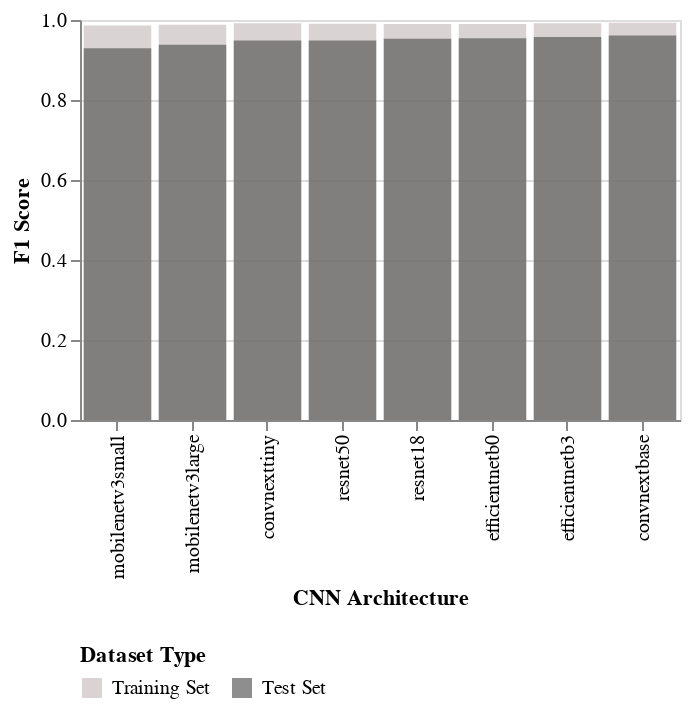

Notebook code cell kept with this figure:
### Code cell
overall_chart = compare_train_test_scores(
    analysis_df,
    'macro_avg',
    y_axis_range = [0., 1.0],
    chart_title='',
    chart_width=300,
    chart_height=200
)
overall_chart

### Figure 1 — Vega-Lite specification as saved in the notebook (floating-point values rounded to 4 significant figures; data arrays with more than 128 entries replaced by an {"elided": "..."} marker saying what was removed)
{"config": {"view": {"continuousWidth": 300, "continuousHeight": 300}}, "layer": [{"mark": {"type": "bar", "opacity": 0.65}, "encoding": {"x": {"field": "model_arch", "sort": ["mobilenetv3small", "mobilenetv3large", "convnexttiny", "resnet50", "resnet18", "efficientnetb0", "efficientnetb3", "convnextbase"], "title": "CNN Architecture", "type": "nominal"}, "y": {"field": "results", "scale": {"domain": [0.0, 1.0]}, "stack": null, "title": "F1 Score", "type": "quantitative"}}, "transform": [{"filter": "(((datum.metric_name === 'f1') && (datum.dataset_config === 'config1')) && (datum.label_name === 'macro_avg'))"}, {"filter": "(datum.dataset_type === 'train')"}]}, {"mark": {"type": "bar", "opacity": 0.65}, "encoding": {"x": {"field": "model_arch", "sort": ["mobilenetv3small", "mobilenetv3large", "convnexttiny", "resnet50", "resnet18", "efficientnetb0", "efficientnetb3", "convnextbase"], "title": "CNN Architecture", "type": "nominal"}, "y": {"field": "results", "scale": {"domain": [0.0, 1.0]}, "stack": null, "title": "F1 Score", "type": "quantitative"}}, "transform": [{"filter": "(((datum.metric_name === 'f1') && (datum.dataset_config === 'config1')) && (datum.label_name === 'macro_avg'))"}, {"filter": "(datum.dataset_type === 'test')"}]}], "data": {"name": "data-f5cdfe6289c7e6d5e1bc1eeb3feee25d"}, "encoding": {"color": {"field": "dataset_type", "legend": {"direction": "horizontal", "labelExpr": "datum.label == 'train' ? 'Training Set' : 'Test Set'", "orient": "bottom"}, "scale": {"domain": ["train", "test"], "range": ["#C6BCBC", "#525252"]}, "title": "Dataset Type", "type": "nominal"}}, "height": 200, "title": "", "width": 300, "$schema": "https://vega.github.io/schema/vega-lite/v5.20.1.json", "datasets": {"data-f5cdfe6289c7e6d5e1bc1eeb3feee25d": {"elided": "680 records"}}}
